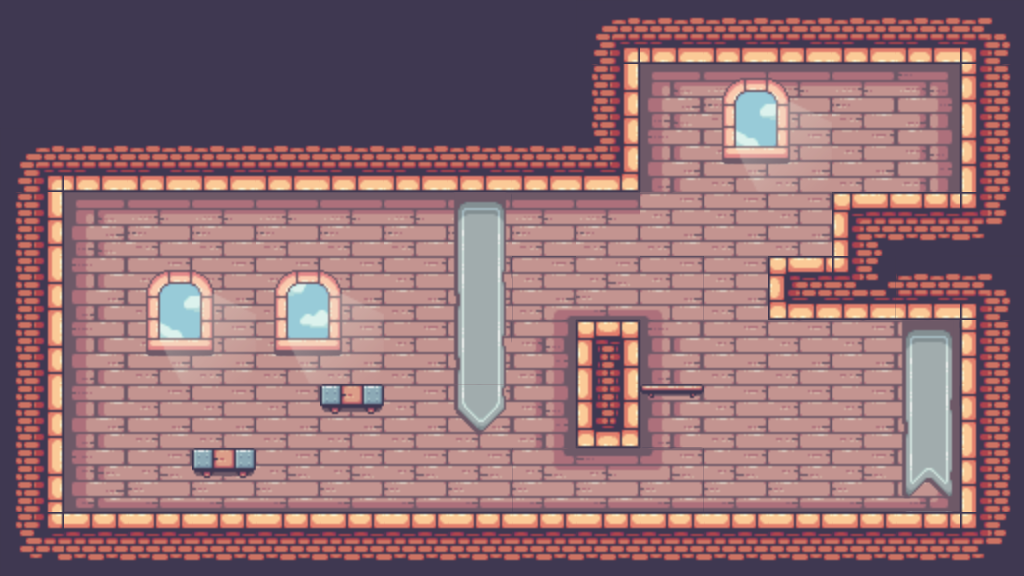

Rendered tile map (Tiled .tmx) drawn with the repository's tilesets; below, a short description and the full map source, tile grids included:
An orthogonal 16x9 tile map with 64x64 px tiles, 3 tile layers (Background, Tiles, Decorations), 1 hidden layer not drawn, 3 tilesets and 4 objects.

<map version="1.10" tiledversion="1.10.2" orientation="orthogonal" renderorder="right-down" width="16" height="9" tilewidth="64" tileheight="64" infinite="0" nextlayerid="6" nextobjectid="26">
 <editorsettings>
  <export target="../EEE.js" format="js" />
 </editorsettings>
 <tileset firstgid="1" source="../tilesets/Main.tsx" />
 <tileset firstgid="248" source="../tilesets/Misc.tsx" />
 <tileset firstgid="251" source="../tilesets/Decorations.tsx" />
 <layer id="1" name="Background" width="16" height="9">
  <data encoding="csv">
41,41,41,41,41,41,41,41,41,41,41,41,41,41,41,41,
41,41,41,41,41,41,41,41,41,41,41,41,41,41,41,41,
41,41,41,41,41,41,41,41,41,41,41,41,41,41,41,41,
41,41,41,41,41,41,41,41,41,41,41,41,41,41,41,41,
41,41,41,41,41,41,41,41,41,41,41,41,41,41,41,41,
41,41,41,41,41,41,41,41,41,41,41,41,41,41,41,41,
41,41,41,41,41,41,41,41,41,41,41,41,41,41,41,41,
41,41,41,41,41,41,41,41,41,41,41,41,41,41,41,41,
41,41,41,41,41,41,41,41,41,41,41,41,41,41,41,41
</data>
 </layer>
 <layer id="2" name="Tiles" width="16" height="9">
  <data encoding="csv">
0,0,0,0,0,0,0,0,0,27,60,60,60,60,60,28,
0,0,0,0,0,0,0,0,0,42,135,136,136,136,137,40,
27,60,60,60,60,60,60,60,60,61,154,155,155,155,156,40,
42,135,136,136,136,136,136,136,136,136,155,155,155,21,22,47,
42,154,155,155,155,155,155,155,141,174,142,155,97,104,60,28,
42,154,155,155,155,155,155,155,156,25,154,155,155,155,156,40,
42,154,155,155,155,155,155,155,156,63,154,155,155,155,156,40,
42,173,174,174,174,174,174,174,217,212,218,174,174,174,175,40,
46,22,22,22,22,22,22,22,22,22,22,22,22,22,22,47
</data>
 </layer>
 <layer id="4" name="Decorations" width="16" height="9">
  <data encoding="csv">
0,0,0,0,0,0,0,0,0,0,0,0,0,0,0,0,
0,0,0,0,0,0,0,0,0,0,0,274,275,0,0,0,
0,0,0,0,0,0,0,0,0,0,0,281,282,0,0,0,
0,0,0,0,0,0,0,259,0,0,0,0,0,0,0,0,
0,0,274,275,276,277,0,266,0,0,0,0,0,0,0,0,
0,0,281,282,283,284,0,266,0,0,0,0,0,0,259,0,
0,0,0,0,0,270,0,280,0,0,263,0,0,0,266,0,
0,0,0,270,0,0,0,0,0,0,0,0,0,0,273,0,
0,0,0,0,0,0,0,0,0,0,0,0,0,0,0,0
</data>
 </layer>
 <objectgroup id="3" name="Misc">
  <object id="12" gid="248" x="852" y="192" width="92" height="112" />
  <object id="23" gid="249" x="770" y="511" width="44" height="32" />
  <object id="24" gid="249" x="793" y="511" width="44" height="32" />
  <object id="25" gid="249" x="783" y="483" width="44" height="32" />
 </objectgroup>
 <layer id="5" name="Collisions" width="16" height="9" visible="0" opacity="0.45">
  <data encoding="csv">
0,0,0,0,0,0,0,0,0,250,250,250,250,250,250,250,
0,0,0,0,0,0,0,0,0,250,0,0,0,0,0,250,
250,250,250,250,250,250,250,250,250,250,0,0,0,0,0,250,
250,0,0,0,0,0,0,0,0,0,0,0,0,250,250,250,
250,0,0,0,0,0,0,0,0,0,0,0,250,250,250,250,
250,0,0,0,0,0,0,0,0,250,0,0,0,0,0,250,
250,0,0,0,0,250,0,0,0,250,250,0,0,0,0,250,
250,0,0,250,0,0,0,0,0,0,0,0,250,0,0,250,
250,250,250,250,250,250,250,250,250,250,250,250,250,250,250,250
</data>
 </layer>
</map>
